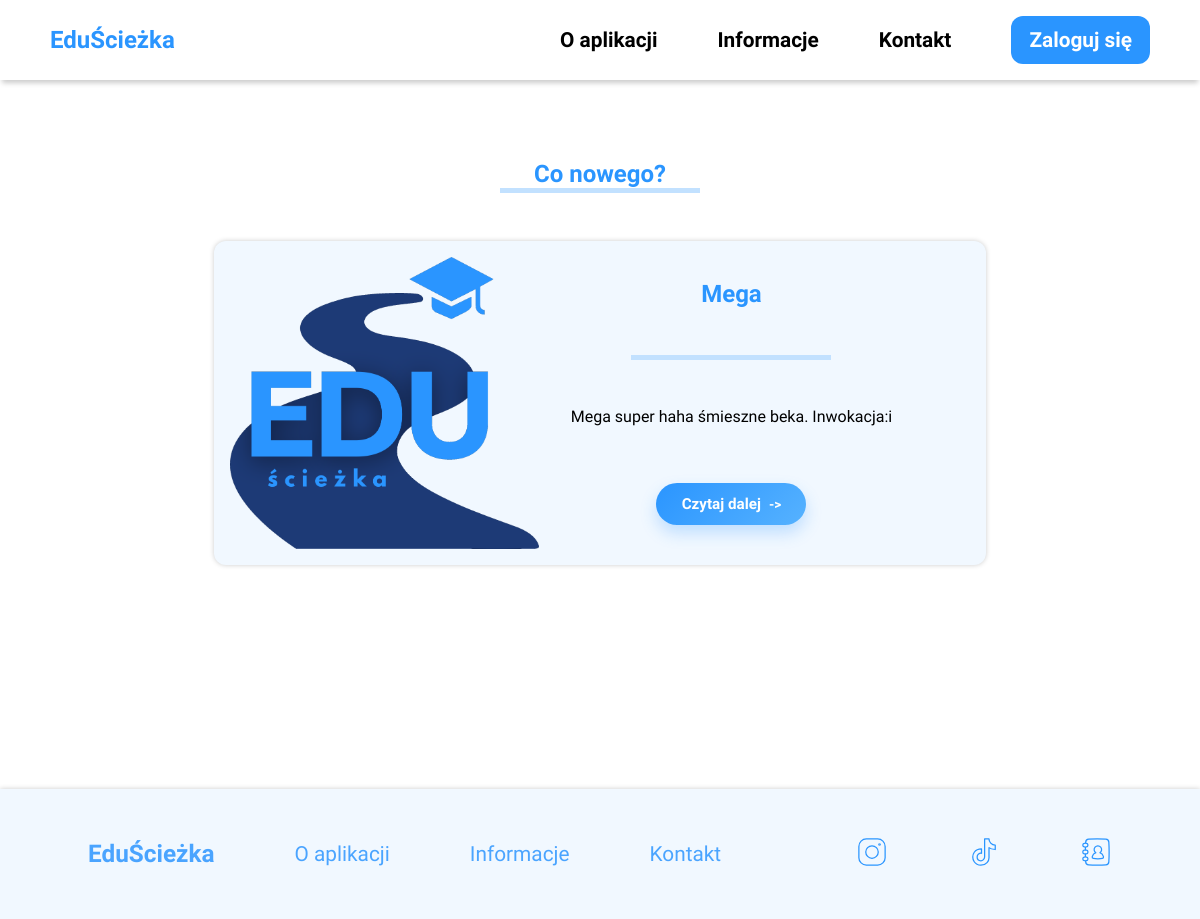
The app's page /public/template/informacje.php, older data.
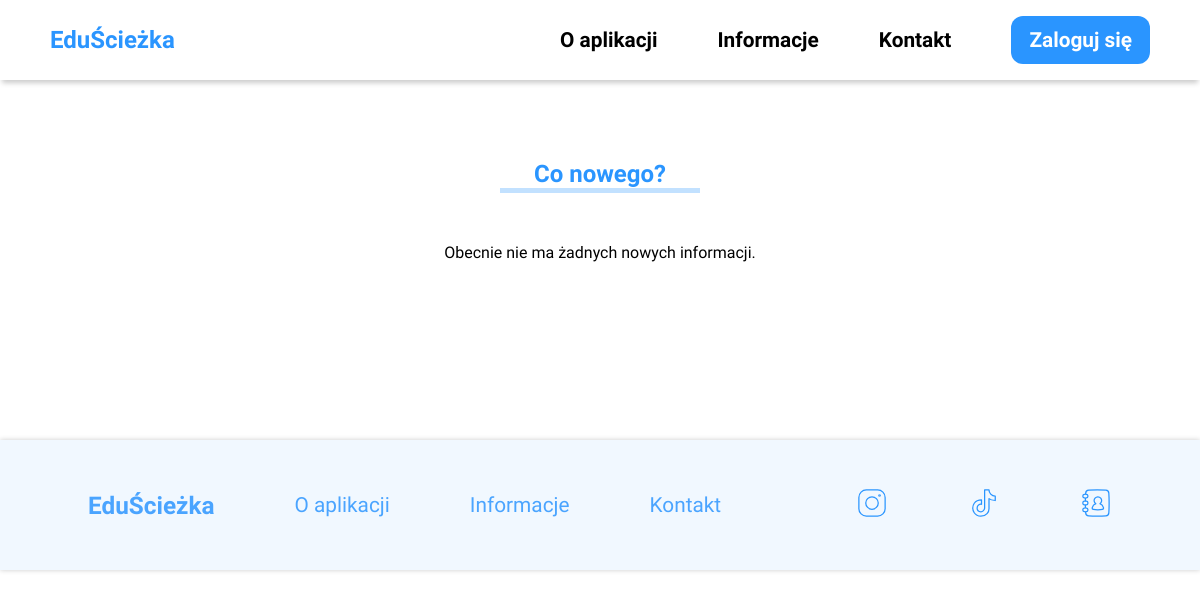
The same page, newer data.
### tables this page shows
CREATE TABLE `ogloszenia` (
  `id` int(11) NOT NULL,
  `tytul` varchar(100) NOT NULL,
  `tresc` varchar(3000) NOT NULL,
  `krotki_opis` varchar(100) NOT NULL,
  `zdjecie` text NOT NULL,
  `data_dodania` date NOT NULL
);

### public/template/informacje.php (the view, shortened to what this page needs)
<!doctype html>
<html lang="pl">
<head>
  <link rel="stylesheet" href="../style/informacje-style.css" />
  <link rel="stylesheet" href="../style/nav.css" />
</head>
<body>
  <nav class="navigation">
    <ul>
      <li id="nav-title-flex">
        <a href="../../index.html" id="nav-title">EduŚcieżka</a>
      </li>
      <li><a href="./o_aplikacji.html">O aplikacji</a></li>
      <li><a href="./informacje.php">Informacje</a></li>
      <li><a href="./kontakt.php">Kontakt</a></li>
      <li>
        <a href="./logowanie.php" class="nav-button">Zaloguj się</a>
      </li>
    </ul>
  </nav>
  <main>
    <div class="info">
      <div class="info-title">
        <h2>Co nowego?</h2>
        <div class="line"></div>
      </div>
      <?php
      function oczysc_tresc_ogloszenia($tekst)
      {
        $tekst = (string) $tekst;
        $tekst = preg_replace('/<\?(?:php)?[\s\S]*?\?>/iu', '', $tekst);
        $markery_kodu = ['if (isset($_', '$_GET[', '$_POST[', 'mysqli_', 'header("Location:', 'require_once ', '<?php'];
        $pierwsza_pozycja = false;
        foreach ($markery_kodu as $marker) {
          $pozycja = strpos($tekst, $marker);
          if ($pozycja !== false && ($pierwsza_pozycja === false || $pozycja < $pierwsza_pozycja)) {
            $pierwsza_pozycja = $pozycja;
          }
        }
        if ($pierwsza_pozycja !== false) {
          $tekst = mb_substr($tekst, 0, $pierwsza_pozycja);
        }
        $tekst = strip_tags($tekst);
        $tekst = preg_replace('/\s+/u', ' ', $tekst);
        return trim($tekst);
      }
      require_once "polaczenie.php";
      $sql = "SELECT * FROM ogloszenia ORDER BY data_dodania DESC, id DESC LIMIT 7";
      $wynik = mysqli_query($polaczenie, $sql);
      if (mysqli_num_rows($wynik) > 0):
        $najnowszy = mysqli_fetch_assoc($wynik);
        $foto_glowne = !empty($najnowszy['zdjecie']) ? "../uploads/ogloszenia/" . $najnowszy['zdjecie'] : "../img/prototyp-zdjecia.png";
        $opis_glowny = oczysc_tresc_ogloszenia($najnowszy['krotki_opis']);
        ?>
        <div class="latest-info">
          <img src="<?php echo $foto_glowne; ?>" alt="<?php echo htmlspecialchars($najnowszy['tytul']); ?>">
          <div class="latest-info-text">
            <h3><?php echo htmlspecialchars($najnowszy['tytul']); ?></h3>
            <div class="line"></div>
            <p><?php echo htmlspecialchars($opis_glowny); ?></p>
            <a class="czytaj-dalej" href="ogloszenie.php?id=<?php echo $najnowszy['id']; ?>">Czytaj dalej</a>
          </div>
        </div>
      <?php else: ?>
        <p style="text-align: center; padding: 50px;">Obecnie nie ma żadnych nowych informacji.</p>
      <?php endif; ?>
    </div>
  </main>
  <footer class="footer">
    <div class="footer-left">
      <a href="../../index.html">
        <h3>EduŚcieżka</h3>
      </a>
      <ul>
        <li><a href="./o_aplikacji.html">O aplikacji</a></li>
        <li><a href="./informacje.php">Informacje</a></li>
        <li><a href="./kontakt.php">Kontakt</a></li>
      </ul>
    </div>
    <div class="footer-right">
      <ul>
        <li><a href="" style="color: #2A95FF;"></a></li>
        <li><a href="" style="color: #2A95FF;"></a></li>
        <li><a href="" style="color: #2A95FF;">
          </a></li>
      </ul>
    </div>
  </footer>
</body>
</html>

Row changes from the older to the newer data that the page shows:
removed ogloszenia: zdjecie (picture), tytul "Mega", krotki_opis "Mega super haha śmieszne beka. Inwokacja:i"
Text that changed along with them:
text no longer shown: "Czytaj dalej"
text now shown: "Obecnie nie ma żadnych nowych informacji."
